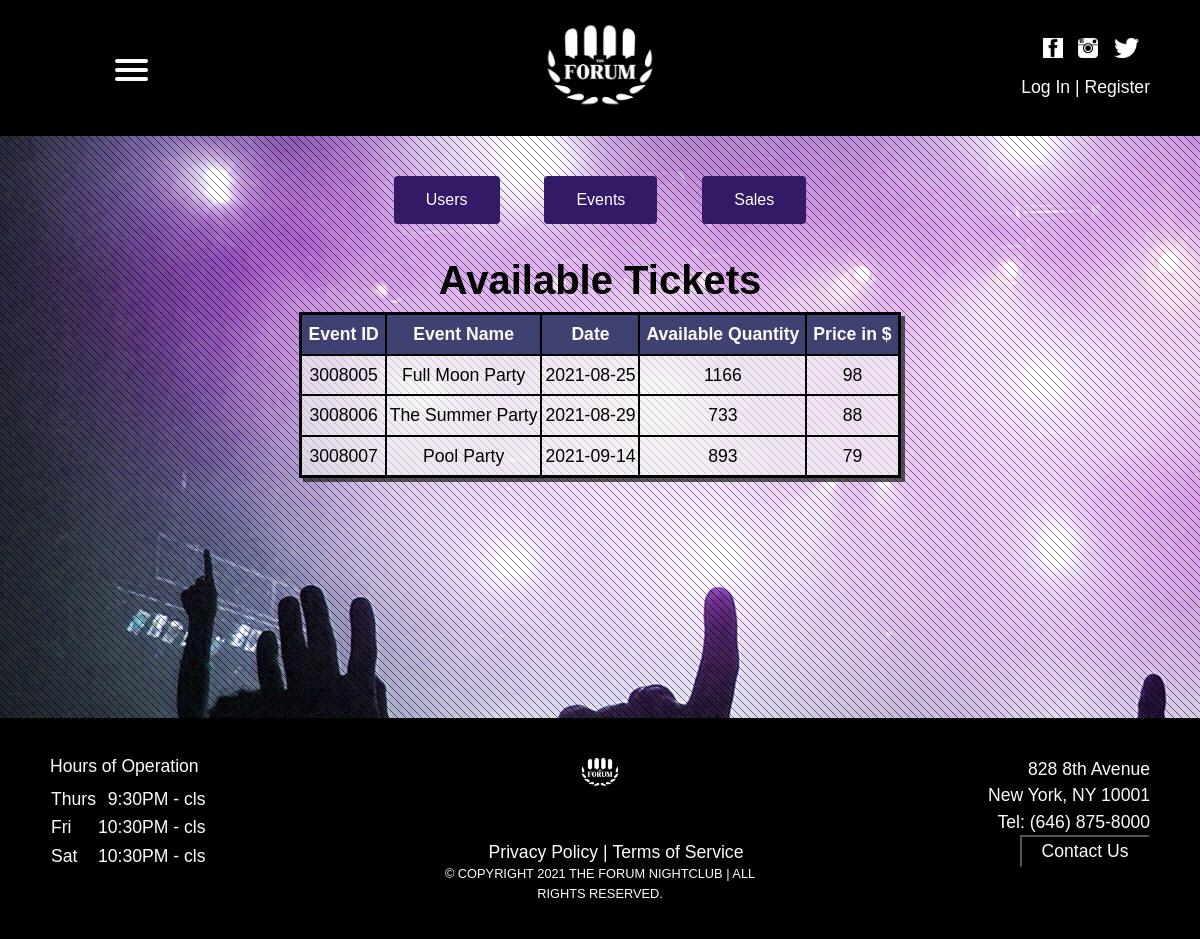
The page /ticket_retrieve.php on the database its author committed.
### tables this page shows
CREATE TABLE `tickets_avlbl` (
  `event_id` int(11) NOT NULL,
  `event_name` varchar(60) NOT NULL,
  `event_date` date NOT NULL,
  `available_quantity` int(11) NOT NULL,
  `price_in_usd` int(11) NOT NULL
);

### ticket_retrieve.php (the view, shortened to what this page needs)
<?php
    include "header.php";
    include "db.php";
?>
<div class="panel">
    <button class="button2" type="button" onclick="document.location='user_retrieve.php'">Users</button>
    <button class="button2" type="button" onclick="document.location='ticket_retrieve.php'">Events </button>
    <button class="button2" type="button" onclick="document.location='purchase_retrieve.php'">Sales</button>
</div>
<h1>Available Tickets</h1>
<div class=main>
    <table class='id-table'>
        <tr>
            <th>Event ID</th>
            <th>Event Name</th>
            <th>Date</th>
            <th>Available Quantity</th>
            <th>Price in $</th>
        </tr>
        <tr>
            <?php
            $sql = "select * from tickets_avlbl";
            $result = $conn->query($sql);
            if($result ->num_rows > 0) {
                while($row = $result ->fetch_assoc()){
                    echo
                    "<tbody>
                        <tr>
                            <td>". $row["event_id"] ."</td>
                            <td>". $row["event_name"]."</td>
                            <td>". $row["event_date"]."</td>
                            <td>". $row["available_quantity"]."</td>
                            <td>". $row["price_in_usd"]."</td>
                        </tr>
                    <tbody>";
                }
                echo "</table>";
            }
            else
            {
                echo "no results";
            }
            ?>
</div>
<?php
include 'footer.php';
?>

### style_pages.css (style rules this page uses)
body { font-family: 'Gill Sans', 'Gill Sans MT', 'Calibri', 'Trebuchet MS', sans-serif; font-size: 1.1rem; margin: 0; padding: 0; background-image: url("Img/bk2.jpg"); background-repeat: no-repeat; background-attachment: fixed; color: snow; }
h1 { text-align: center; padding-top: 1%; color: black; font-weight: 800; }
* { box-sizing: border-box; }
.id-table { background-color: rgba(245, 243, 243, 0.651); border: 3px black solid; margin: auto; width: auto; color: black; text-align: center; box-shadow: 4px 4px rgba(36, 35, 37, 0.753); margin-bottom: 20%; }
.id-table th { border: 2px black solid; padding: 6px; background-color:rgba(48, 52, 102, 0.925); color: snow; }
.id-table td { border: 2px black solid; padding: 6px 3px; }
.panel { text-align: center; margin-top: 20px; }
.button2 { background-color: #331a66; border: none; color: white; padding: 12px 32px; margin: 20px; text-align: center; text-decoration: none; display: inline-block; font-size: 16px; box-shadow: black; border-radius: 4px; }

### rows shown on the page
tickets_avlbl: event_id "3008005", event_name "Full Moon Party", event_date "2021-08-25", available_quantity "1166", price_in_usd "98"
tickets_avlbl: event_id "3008006", event_name "The Summer Party", event_date "2021-08-29", available_quantity "733", price_in_usd "88"
tickets_avlbl: event_id "3008007", event_name "Pool Party", event_date "2021-09-14", available_quantity "893", price_in_usd "79"
